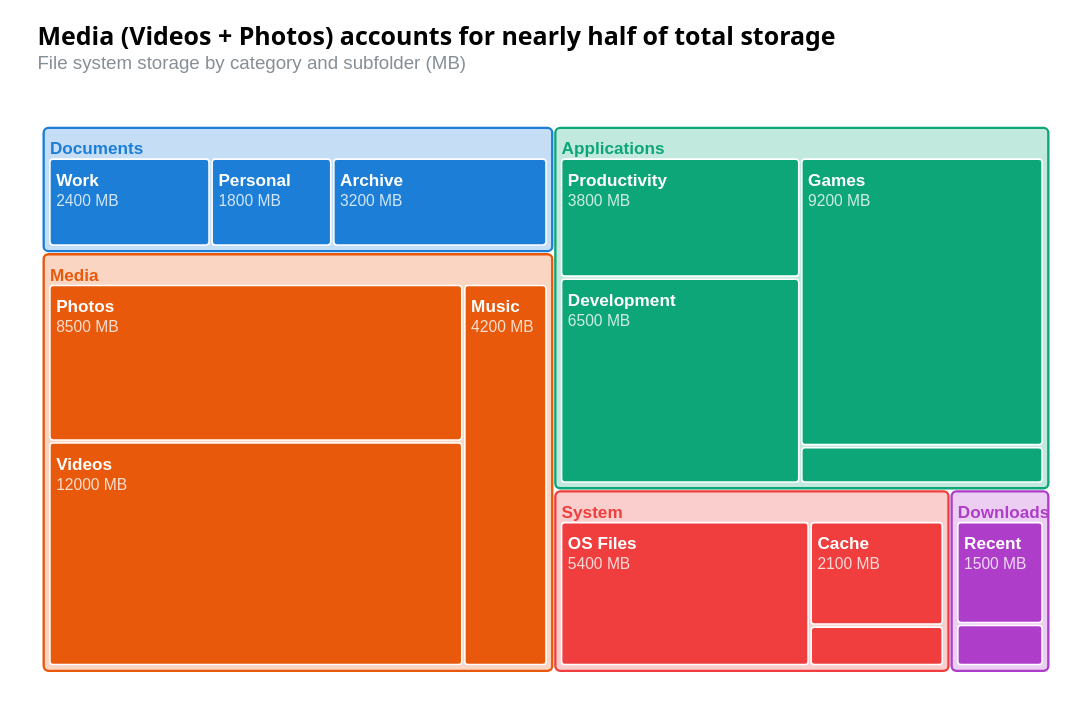

Express this chart as Vega-Lite.
### Vega specification from a JSON file in a GitHub repository (floating-point values rounded to 4 significant figures)
{"_metadata": {"customization": ["Replace 'values' array in data[0] with your hierarchical data", "Update scales[0].domain with your top-level category names", "Update scales[0].range with colors for each top-level category", "Adjust treemap transform parameters: 'method', 'paddingInner', 'paddingOuter', 'paddingTop'", "Modify title.text and description for your context"], "dataFormat": "Array of objects with 'id' (unique string), 'parent' (string referencing another id, or null for root), and 'value' (quantitative, null for branch nodes) fields. Two-level hierarchy: root -> categories -> leaf items.", "notes": "Leaf nodes must have numeric 'value'; branch nodes should have null 'value'. The squarify method with golden-ratio produces visually balanced rectangles."}, "$schema": "https://vega.github.io/schema/vega/v6.json", "autosize": {"contains": "padding", "type": "fit"}, "config": {"aria": true, "axis": {"labelFont": "system-ui, -apple-system, sans-serif", "titleFont": "system-ui, -apple-system, sans-serif"}, "title": {"font": "system-ui, -apple-system, sans-serif"}}, "data": [{"name": "tree", "transform": [{"key": "id", "parentKey": "parent", "type": "stratify"}, {"field": "value", "method": "squarify", "paddingInner": 2, "paddingOuter": 4, "paddingTop": 20, "ratio": 1.618, "round": true, "size": [{"signal": "width"}, {"signal": "height"}], "type": "treemap"}], "values": [{"id": "Storage", "parent": null, "value": null}, {"id": "Documents", "parent": "Storage", "value": null}, {"id": "Work", "parent": "Documents", "value": 2400}, {"id": "Personal", "parent": "Documents", "value": 1800}, {"id": "Archive", "parent": "Documents", "value": 3200}, {"id": "Media", "parent": "Storage", "value": null}, {"id": "Photos", "parent": "Media", "value": 8500}, {"id": "Videos", "parent": "Media", "value": 12000}, {"id": "Music", "parent": "Media", "value": 4200}, {"id": "Applications", "parent": "Storage", "value": null}, {"id": "Productivity", "parent": "Applications", "value": 3800}, {"id": "Development", "parent": "Applications", "value": 6500}, {"id": "Games", "parent": "Applications", "value": 9200}, {"id": "Utilities", "parent": "Applications", "value": 1200}, {"id": "System", "parent": "Storage", "value": null}, {"id": "OS Files", "parent": "System", "value": 5400}, {"id": "Cache", "parent": "System", "value": 2100}, {"id": "Logs", "parent": "System", "value": 800}, {"id": "Downloads", "parent": "Storage", "value": null}, {"id": "Recent", "parent": "Downloads", "value": 1500}, {"id": "Pending", "parent": "Downloads", "value": 600}]}, {"name": "leaves", "source": "tree", "transform": [{"expr": "!datum.children", "type": "filter"}]}, {"name": "branches", "source": "tree", "transform": [{"expr": "datum.children && datum.depth === 1", "type": "filter"}]}], "description": "Treemap showing file system storage usage across Documents, Media, Applications, System, and Downloads categories. Media dominates with Photos and Videos as largest items.", "height": 450, "marks": [{"encode": {"enter": {"tooltip": {"signal": "{ 'Category': datum.id, 'Total (MB)': datum.value }"}}, "update": {"cornerRadius": {"value": 3}, "fill": {"field": "id", "scale": "color"}, "fillOpacity": {"value": 0.25}, "stroke": {"field": "id", "scale": "color"}, "strokeWidth": {"value": 1.5}, "x": {"field": "x0"}, "x2": {"field": "x1"}, "y": {"field": "y0"}, "y2": {"field": "y1"}}}, "from": {"data": "branches"}, "type": "rect"}, {"encode": {"update": {"baseline": {"value": "middle"}, "fill": {"field": "id", "scale": "color"}, "fontSize": {"value": 11}, "fontWeight": {"value": "bold"}, "text": {"signal": "(datum.x1 - datum.x0) > 60 ? datum.id : ''"}, "x": {"signal": "datum.x0 + 4"}, "y": {"signal": "datum.y0 + 14"}}}, "from": {"data": "branches"}, "type": "text"}, {"encode": {"enter": {"tooltip": {"signal": "{ 'Name': datum.id, 'Category': datum.parent, 'Size (MB)': datum.value }"}}, "hover": {"fillOpacity": {"value": 0.8}}, "update": {"cornerRadius": {"value": 2}, "fill": {"signal": "scale('color', datum.parent)"}, "stroke": {"value": "white"}, "strokeWidth": {"value": 1}, "x": {"field": "x0"}, "x2": {"field": "x1"}, "y": {"field": "y0"}, "y2": {"field": "y1"}}}, "from": {"data": "leaves"}, "type": "rect"}, {"encode": {"update": {"baseline": {"value": "middle"}, "fill": {"value": "white"}, "fontSize": {"value": 11}, "fontWeight": {"value": "bold"}, "text": {"signal": "(datum.x1 - datum.x0) > 40 && (datum.y1 - datum.y0) > 25 ? datum.id : ''"}, "x": {"signal": "datum.x0 + 4"}, "y": {"signal": "datum.y0 + 14"}}}, "from": {"data": "leaves"}, "type": "text"}, {"encode": {"update": {"baseline": {"value": "middle"}, "fill": {"value": "rgba(255,255,255,0.8)"}, "fontSize": {"value": 10}, "text": {"signal": "(datum.x1 - datum.x0) > 40 && (datum.y1 - datum.y0) > 40 ? datum.value + ' MB' : ''"}, "x": {"signal": "datum.x0 + 4"}, "y": {"signal": "datum.y0 + 27"}}}, "from": {"data": "leaves"}, "type": "text"}], "padding": {"bottom": 16, "left": 24, "right": 24, "top": 16}, "scales": [{"domain": ["Documents", "Media", "Applications", "System", "Downloads"], "name": "color", "range": ["#1c7ed6", "#e8590c", "#0ca678", "#f03e3e", "#ae3ec9"], "type": "ordinal"}], "title": {"anchor": "start", "fontSize": 16, "offset": 16, "subtitle": "File system storage by category and subfolder (MB)", "subtitleColor": "#868e96", "subtitleFontSize": 12, "text": "Media (Videos + Photos) accounts for nearly half of total storage"}, "width": 700}
